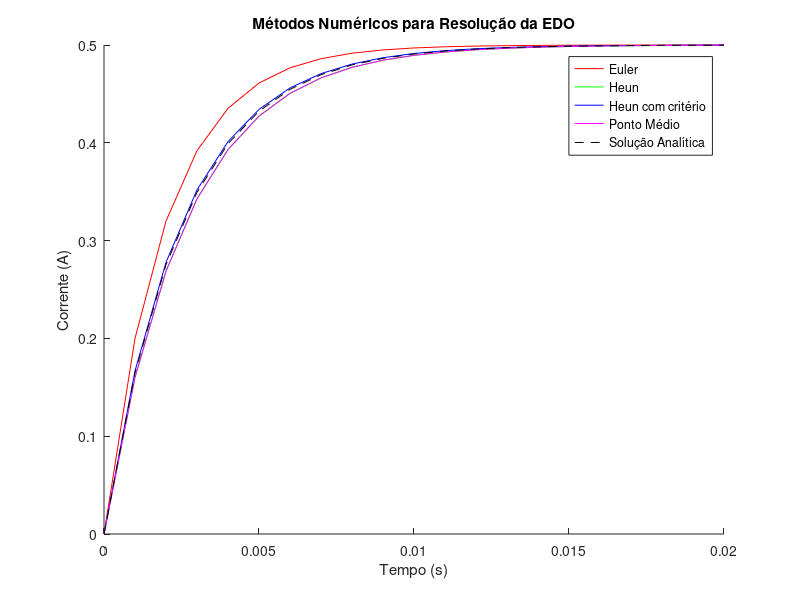

Write the MATLAB code that produced this figure.
% Parâmetros do problema
L = 0.05; % Indutância em H
R = 20; % Resistência em Ohms
E = 10; % Fonte de tensão em V
h = 0.001; % Passo
t_final = 0.02; % Tempo final
N = t_final / h; % Número de passos

% Inicialização das variáveis
t = 0:h:t_final;
i_Euler = zeros(1, N+1);
i_Heun = zeros(1, N+1);
i_Heun_corr = zeros(1, N+1);
i_Midpoint = zeros(1, N+1);

% Função derivada
di_dt = @(t, i) (E - R*i) / L;

% Método de Euler
for n = 1:N
    i_Euler(n+1) = i_Euler(n) + h * di_dt(t(n), i_Euler(n));
end

% Método de Heun (modificado)
for n = 1:N
    f1 = di_dt(t(n), i_Heun(n));
    i_pred = i_Heun(n) + h * f1;
    f2 = di_dt(t(n+1), i_pred);
    i_Heun(n+1) = i_Heun(n) + (h/2) * (f1 + f2);
end

% Método de Heun (modificado com critério de convergência)
tolerance = 1e-6;
for n = 1:N
    f1 = di_dt(t(n), i_Heun_corr(n));
    i_pred = i_Heun_corr(n) + h * f1;
    f2 = di_dt(t(n+1), i_pred);
    i_corr = i_Heun_corr(n) + (h/2) * (f1 + f2);
    
    while abs(i_corr - i_pred) > tolerance
        i_pred = i_corr;
        f2 = di_dt(t(n+1), i_pred);
        i_corr = i_Heun_corr(n) + (h/2) * (f1 + f2);
    end
    i_Heun_corr(n+1) = i_corr;
end

% Método do Ponto Médio
for n = 1:N
    f1 = di_dt(t(n), i_Midpoint(n));
    i_mid = i_Midpoint(n) + (h/2) * f1;
    f2 = di_dt(t(n) + h/2, i_mid);
    i_Midpoint(n+1) = i_Midpoint(n) + h * f2;
end

% Solução analítica
i_analytical = 0.5 * (1 - exp(-400 * t));

% Exibir resultados das primeiras duas iterações
fprintf('Método de Euler:\n');
fprintf('Iteração 1: t = %f, i = %f\n', t(2), i_Euler(2));
fprintf('Iteração 2: t = %f, i = %f\n', t(3), i_Euler(3));

fprintf('\nMétodo de Heun:\n');
fprintf('Iteração 1: t = %f, i = %f\n', t(2), i_Heun(2));
fprintf('Iteração 2: t = %f, i = %f\n', t(3), i_Heun(3));

fprintf('\nMétodo de Heun (com critério de convergência):\n');
fprintf('Iteração 1: t = %f, i = %f\n', t(2), i_Heun_corr(2));
fprintf('Iteração 2: t = %f, i = %f\n', t(3), i_Heun_corr(3));

fprintf('\nMétodo do Ponto Médio:\n');
fprintf('Iteração 1: t = %f, i = %f\n', t(2), i_Midpoint(2));
fprintf('Iteração 2: t = %f, i = %f\n', t(3), i_Midpoint(3));

% Plotar resultados
figure;
hold on;
plot(t, i_Euler, 'r', 'DisplayName', 'Euler');
plot(t, i_Heun, 'g', 'DisplayName', 'Heun');
plot(t, i_Heun_corr, 'b', 'DisplayName', 'Heun com critério');
plot(t, i_Midpoint, 'm', 'DisplayName', 'Ponto Médio');
plot(t, i_analytical, 'k--', 'DisplayName', 'Solução Analítica');
xlabel('Tempo (s)');
ylabel('Corrente (A)');
legend;
title('Métodos Numéricos para Resolução da EDO');
hold off;
